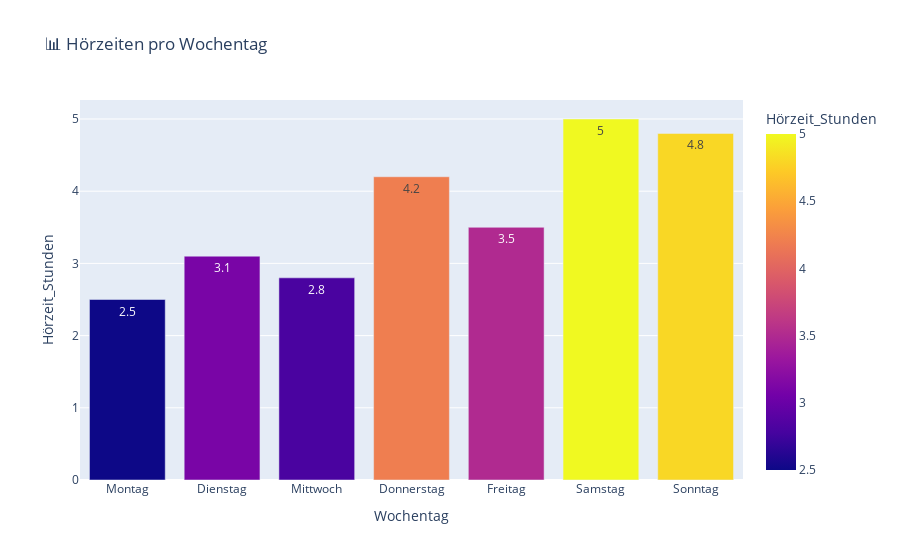
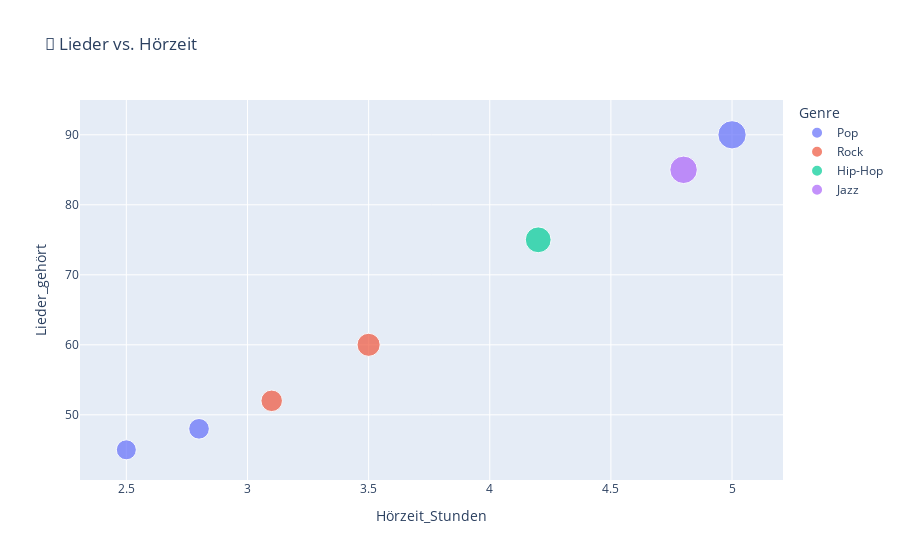

The code cell stored with these charts, in order, in its notebook:
### Code cell
import plotly.express as px
import pandas as pd
import numpy as np

# Beispiel-Daten
daten = pd.DataFrame({
    'Wochentag': ['Montag', 'Dienstag', 'Mittwoch', 'Donnerstag', 'Freitag', 'Samstag', 'Sonntag'],
    'Hörzeit_Stunden': [2.5, 3.1, 2.8, 4.2, 3.5, 5.0, 4.8],
    'Genre': ['Pop', 'Rock', 'Pop', 'Hip-Hop', 'Rock', 'Pop', 'Jazz'],
    'Lieder_gehört': [45, 52, 48, 75, 60, 90, 85],
    'Stimmung': ['gut', 'mittel', 'gut', 'sehr gut', 'mittel', 'sehr gut', 'gut']
})

# 1. Balkendiagramm: Hörzeiten pro Tag - KORRIGIERT
fig1 = px.bar(daten, x='Wochentag', y='Hörzeit_Stunden',
              title='📊 Hörzeiten pro Wochentag',  # Korrigierter Titel
              color='Hörzeit_Stunden',
              text='Hörzeit_Stunden')
fig1.show()

# 2. Streudiagramm: Zusammenhang zwischen Hörzeit und Liedern - KORRIGIERT
fig2 = px.scatter(daten, x='Hörzeit_Stunden', y='Lieder_gehört',
                  title='🎵 Lieder vs. Hörzeit',  # Korrigierter Titel
                  color='Genre', 
                  size='Lieder_gehört',
                  hover_data=['Wochentag', 'Stimmung'])
fig2.show()

### Figure 1 — Plotly figure (JSON) as saved in the notebook; plotly's stock layout.template omitted (floating-point values rounded to 4 significant figures)
{"data": [{"hovertemplate": "Wochentag=%{x}<br>Hörzeit_Stunden=%{marker.color}<extra></extra>", "legendgroup": "", "marker": {"color": [2.5, 3.1, 2.8, 4.2, 3.5, 5.0, 4.8], "coloraxis": "coloraxis", "pattern": {"shape": ""}}, "name": "", "orientation": "v", "showlegend": false, "text": [2.5, 3.1, 2.8, 4.2, 3.5, 5.0, 4.8], "textposition": "auto", "type": "bar", "x": ["Montag", "Dienstag", "Mittwoch", "Donnerstag", "Freitag", "Samstag", "Sonntag"], "xaxis": "x", "y": [2.5, 3.1, 2.8, 4.2, 3.5, 5.0, 4.8], "yaxis": "y"}], "layout": {"barmode": "relative", "coloraxis": {"colorbar": {"title": {"text": "Hörzeit_Stunden"}}, "colorscale": [[0, "#0d0887"], [0.1111, "#46039f"], [0.2222, "#7201a8"], [0.3333, "#9c179e"], [0.4444, "#bd3786"], [0.5556, "#d8576b"], [0.6667, "#ed7953"], [0.7778, "#fb9f3a"], [0.8889, "#fdca26"], [1, "#f0f921"]]}, "legend": {"tracegroupgap": 0}, "title": {"text": "📊 Hörzeiten pro Wochentag"}, "xaxis": {"anchor": "y", "domain": [0, 1], "title": {"text": "Wochentag"}}, "yaxis": {"anchor": "x", "domain": [0, 1], "title": {"text": "Hörzeit_Stunden"}}}}

### Figure 2 — Plotly figure (JSON) as saved in the notebook; plotly's stock layout.template omitted (floating-point values rounded to 4 significant figures)
{"data": [{"customdata": [["Montag", "gut"], ["Mittwoch", "gut"], ["Samstag", "sehr gut"]], "hovertemplate": "Genre=Pop<br>Hörzeit_Stunden=%{x}<br>Lieder_gehört=%{marker.size}<br>Wochentag=%{customdata[0]}<br>Stimmung=%{customdata[1]}<extra></extra>", "legendgroup": "Pop", "marker": {"color": "#636efa", "size": [45, 48, 90], "sizemode": "area", "sizeref": 0.225, "symbol": "circle"}, "mode": "markers", "name": "Pop", "orientation": "v", "showlegend": true, "type": "scatter", "x": [2.5, 2.8, 5.0], "xaxis": "x", "y": [45, 48, 90], "yaxis": "y"}, {"customdata": [["Dienstag", "mittel"], ["Freitag", "mittel"]], "hovertemplate": "Genre=Rock<br>Hörzeit_Stunden=%{x}<br>Lieder_gehört=%{marker.size}<br>Wochentag=%{customdata[0]}<br>Stimmung=%{customdata[1]}<extra></extra>", "legendgroup": "Rock", "marker": {"color": "#EF553B", "size": [52, 60], "sizemode": "area", "sizeref": 0.225, "symbol": "circle"}, "mode": "markers", "name": "Rock", "orientation": "v", "showlegend": true, "type": "scatter", "x": [3.1, 3.5], "xaxis": "x", "y": [52, 60], "yaxis": "y"}, {"customdata": [["Donnerstag", "sehr gut"]], "hovertemplate": "Genre=Hip-Hop<br>Hörzeit_Stunden=%{x}<br>Lieder_gehört=%{marker.size}<br>Wochentag=%{customdata[0]}<br>Stimmung=%{customdata[1]}<extra></extra>", "legendgroup": "Hip-Hop", "marker": {"color": "#00cc96", "size": [75], "sizemode": "area", "sizeref": 0.225, "symbol": "circle"}, "mode": "markers", "name": "Hip-Hop", "orientation": "v", "showlegend": true, "type": "scatter", "x": [4.2], "xaxis": "x", "y": [75], "yaxis": "y"}, {"customdata": [["Sonntag", "gut"]], "hovertemplate": "Genre=Jazz<br>Hörzeit_Stunden=%{x}<br>Lieder_gehört=%{marker.size}<br>Wochentag=%{customdata[0]}<br>Stimmung=%{customdata[1]}<extra></extra>", "legendgroup": "Jazz", "marker": {"color": "#ab63fa", "size": [85], "sizemode": "area", "sizeref": 0.225, "symbol": "circle"}, "mode": "markers", "name": "Jazz", "orientation": "v", "showlegend": true, "type": "scatter", "x": [4.8], "xaxis": "x", "y": [85], "yaxis": "y"}], "layout": {"legend": {"itemsizing": "constant", "title": {"text": "Genre"}, "tracegroupgap": 0}, "title": {"text": "🎵 Lieder vs. Hörzeit"}, "xaxis": {"anchor": "y", "domain": [0, 1], "title": {"text": "Hörzeit_Stunden"}}, "yaxis": {"anchor": "x", "domain": [0, 1], "title": {"text": "Lieder_gehört"}}}}
